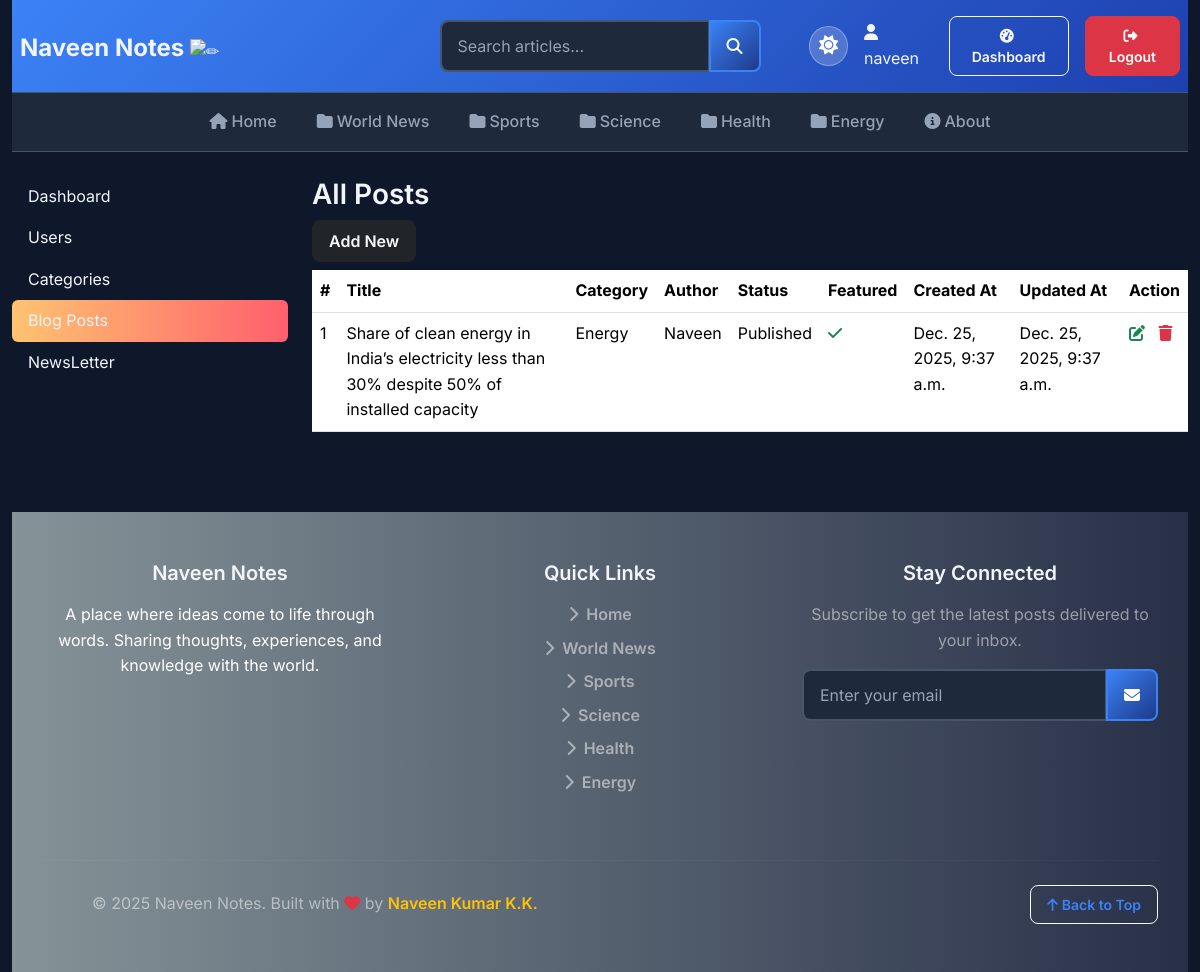
Before: /dashboard/posts/ (signed in) with the older database file.
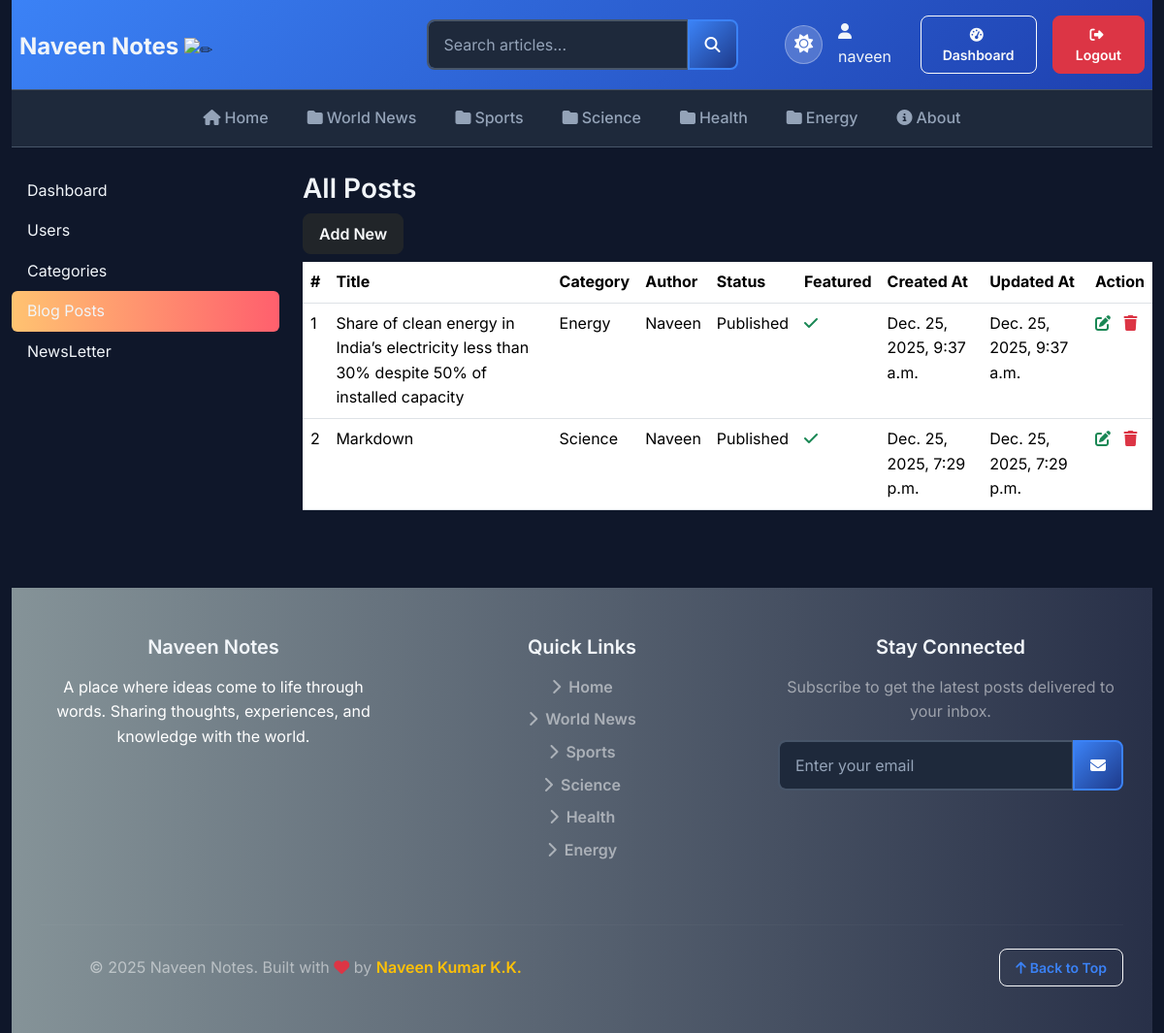
After: the same page with the newer database file.
### blogs/models.py (models this page shows, shortened)
class Category(models.Model):
    category_name = models.CharField(max_length=50, unique=True)
    created_at = models.DateField(auto_now_add=True)
    updated_at = models.DateTimeField(auto_now=True)
    class Meta:
        verbose_name_plural = "categories"
    def __str__(self):
        return self.category_name

class Blog(models.Model):
    title = models.CharField(max_length=100)
    slug = models.SlugField(max_length=150, unique=True, blank=True)
    category = models.ForeignKey(Category, on_delete=models.CASCADE)
    author = models.ForeignKey(User, on_delete=models.CASCADE)
    feature_image = models.ImageField(upload_to="uploads/%Y/%m/%d")
    short_description = models.TextField(max_length=500)
    blog_body = models.TextField(max_length=4000)
    status = models.CharField(
        max_length=20, choices=BLOG_STATUS_CHOICES, default="Draft"
    )
    is_featured = models.BooleanField(default=False)
    created_at = models.DateTimeField(auto_now_add=True)
    updated_at = models.DateTimeField(auto_now=True)

### dashboards/views.py (the view)
# urls.py: path('posts/',views.post,name='posts'),
@login_required(login_url="login")
def post(request):
    posts = Blog.objects.all()
    context = {"posts": posts}
    return render(request, "dashboard/posts.html", context)

### blogs/context_processors.py (called while the page is built)
def get_categories(request):
    categories = Category.objects.all()
    return dict(categories=categories)

def get_social_links(request):
    social_media_links = SocialMedia.objects.filter(status='Active').order_by('order')
    return dict(social_media_links=social_media_links)

def get_about(request):
    about =  About.objects.first()
    return dict(about=about)

### templates/dashboard/posts.html (shortened to what this page needs)
{% extends "base.html" %}
{% block content %}
    <div class="row">
        {% include "dashboard/sidebar.html" %}
        <div class="col-md-9">
            <h3>All Posts</h3>
            <a href="{% url 'add_post' %}" class="btn btn-dark text-light float-right mb-2">Add New</a>
            <table class="table table-hover">
                <thead>
                    <tr>
                        <th>#</th>
                        <th>Title</th>
                        <th>Category</th>
                        <th>Author</th>
                        <th>Status</th>
                        <th>Featured</th>
                        <th>Created At</th>
                        <th>Updated At</th>
                        <th>Action</th>
                    </tr>
                </thead>
                <tbody>
                    {% for post in posts %}
                        <tr>
                            <td>
                                {{ forloop.counter }}
                            <td>{{ post.title | capfirst }}</td>
                            <td>{{ post.category | capfirst }}</td>
                            <td>{{ post.author | capfirst }}</td>
                            <td>{{ post.status  }}</td>
                            <td>{% if post.is_featured %} <i class="fa fa-check text-success"></i> {% else %} <i class="fa fa-times text-danger"></i>{% endif %}</td>
                            <td>{{ post.created_at }}</td>
                            <td>{{ post.updated_at }}</td>
                            <td>
                                <a href="{%url 'edit_post' post.id %}">
                                    <i class="fa fa-edit text-success"></i>
                                </a>
                                <a href="{%url 'delete_post' post.id %}">
                                    <i class="fa fa-trash text-danger"></i>
                                </a>
                            </td>
                        </tr>
                    {% endfor %}
                </tbody>
            </table>
        </div>
    </div>
{% endblock %}

### templates/base.html (shortened to what this page needs)
{% load static %}
<!DOCTYPE html>
<html lang="en">
    <head>
        <link href="https://cdn.jsdelivr.net/npm/bootstrap@5.3.2/dist/css/bootstrap.min.css" rel="stylesheet">
        <link rel="stylesheet" href="https://cdnjs.cloudflare.com/ajax/libs/font-awesome/6.5.1/css/all.min.css">
        <link href="{% static 'css/blog.css' %}" rel="stylesheet">
    </head>
    <body>
        <div class="container-fluid">
            <header class="blog-header">
                <div class="d-none d-md-block">
                    <div class="row justify-content-between align-items-center p-2">
                        <div class="col-4 pt-1">
                            <a class="blog-header-logo text-dark" href="/">Naveen Notes </a>
                            <picture>
                            <source srcset="https://fonts.gstatic.com/s/e/notoemoji/latest/270f_fe0f/512.webp" type="image/webp">
                            <img src="https://fonts.gstatic.com/s/e/notoemoji/latest/270f_fe0f/512.gif" alt="✏" width="32" height="32">
                            </picture>
                        </div>
                        <div class="col-4 text-center">
                            <form action="{% url 'search' %}" method='GET' class="d-inline-block">
                                <div class="input-group">
                                    <input class="form-control"
                                           name="keyword"
                                           type="text"
                                           value="{{keyword}}"
                                           placeholder="Search articles..."
                                           aria-label="Search articles"
                                           id="button-search" />
                                    <button class="btn btn-warning" id="button-search" type="submit">
                                        <i class="fas fa-search"></i>
                                    </button>
                                </div>
                            </form>
                        </div>
                        <div class="col-4 d-flex justify-content-end align-items-center">
                            {% if not user.is_authenticated %}
                                <div class="d-flex align-items-center gap-3">
                                    <button id="theme-toggle" class="theme-toggle" title="Toggle theme">
                                        <i class="fas fa-moon"></i>
                                    </button>
                                    {% comment %} <div class="d-flex gap-2">
                                        <a class="btn btn-outline-light btn-sm" href="{% url 'login' %}">
                                            <i class="fas fa-sign-in-alt me-1"></i>Login
                                        </a>
                                        <a class="btn btn-light btn-sm" href="{% url 'register' %}">
                                            <i class="fas fa-user-plus me-1"></i>Register
                                        </a>
                                    </div> {% endcomment %}
                                </div>
                            {% else %}
                                <div class="d-flex align-items-center gap-3">
                                    <button id="theme-toggle" class="theme-toggle" title="Toggle theme">
                                        <i class="fas fa-moon"></i>
                                    </button>
                                    <span class="text-white">
                                        <i class="fas fa-user me-1"></i>{{ user.username }}
                                    </span>
                                    <a href="{% url 'dashboard' %}" class="btn btn-outline-light btn-sm">
                                        <i class="fas fa-tachometer-alt me-1"></i>Dashboard
                                    </a>
                                    <a class="btn btn-danger btn-sm" href="{% url 'logout' %}">
                                        <i class="fas fa-sign-out-alt me-1"></i>Logout
                                    </a>
                                </div>
                            {% endif %}
                        </div>
                </div>
            </header>
            <div class="nav-scroller py-1 mb-4">
                <nav class="nav d-flex justify-content-center">
                    <a class="nav-link active" href="{% url 'home' %}">
                        <i class="fas fa-home me-1"></i>Home
                    </a>
                    {% for category in categories %}
                        <a class="nav-link"
                           href="{% url 'posts_by_category' category.id %}">
                            <i class="fas fa-folder me-1"></i>{{ category.category_name|capfirst }}
                        </a>
                    {% endfor %}
                    <a class="nav-link" href="#about">
                        <i class="fas fa-info-circle me-1"></i>About
                    </a>
                </nav>
            </div>
            {% block content %}{% endblock %}
            <footer class="blog-footer">
                <div class="container">
                    <div class="row">
                        <div class="col-lg-4 mb-4">
                            <h5 class="text-white mb-3">Naveen Notes</h5>
                            <p class="mb-3">A place where ideas come to life through words. Sharing thoughts, experiences, and knowledge with the world.</p>
                        </div>
                        <div class="col-lg-4 mb-4">
                            <h5 class="text-white mb-3">Quick Links</h5>
                            <ul class="list-unstyled">
                                <li class="mb-2"><a href="{% url 'home' %}" class="text-white-50 text-decoration-none"><i class="fas fa-chevron-right me-2"></i>Home</a></li>
                                {% for category in categories|slice:":5" %}
                                    <li class="mb-2"><a href="{% url 'posts_by_category' category.id %}" class="text-white-50 text-decoration-none"><i class="fas fa-chevron-right me-2"></i>{{ category.category_name|capfirst }}</a></li>
                                {% endfor %}
                            </ul>
                        </div>
                        <div class="col-lg-4 mb-4">
                            <h5 class="text-white mb-3">Stay Connected</h5>
                            <p class="text-white-50 mb-3">Subscribe to get the latest posts delivered to your inbox.</p>
                            <form id="newsletter-form" class="input-group">
                                <input
                                    type="email"
                                    name="email"
                                    id="newsletter-email"
                                    class="form-control"
                                    placeholder="Enter your email"
                                    required
                                >
                                <button class="btn btn-warning" type="submit">
                                    <i class="fas fa-envelope"></i>
                                </button>
                            </form>
                        </div>
                    </div>
                    <hr class="my-4" style="border-color: rgba(255,255,255,0.1);">
                    <div class="row align-items-center">
                        <div class="col-md-6">
                            <p class="mb-0 text-white-50">
                                © 2025 Naveen Notes. Built with <i class="fas fa-heart text-danger"></i> by <a href="https://naveenpranesh.link/" class="text-warning text-decoration-none fw-semibold" target='_blank'>Naveen Kumar K.K.</a>
                            </p>
                        </div>
                        <div class="col-md-6 text-md-end">
                            <a href="#top" class="btn btn-outline-light btn-sm">
                                <i class="fas fa-arrow-up me-1"></i>Back to Top
                            </a>
                        </div>
                    </div>
                </div>
            </footer>
            <div id="toast-container"
                class="toast-container position-fixed bottom-0 end-0 p-3"
                style="z-index: 1055;">
            </div>
        </body>
    </body>
    </html>

### templates/dashboard/sidebar.html
    <div class="col-md-3">
        <div class="nav flex-column nav-pills bg-light" aria-oruentation="vertical">
            <a href="{% url 'dashboard' %}"  class="nav-link text-dark  {% if '/dashboard/' == request.path  %}gradient-yellow{%endif%} ">Dashboard</a>
            {% if perms.auth.view_user %}
            <a href="{% url 'users' %}"  class="nav-link text-dark  {% if '/users/' in request.path  %}gradient-yellow{%endif%} ">Users</a>
            {% endif %}
            <a href="{% url 'categories' %}" class="nav-link text-dark {% if '/categories/' in request.path  %}gradient-yellow{%endif%}">Categories</a>
            <a href="{% url 'posts' %}" class="nav-link text-dark {% if '/posts/' in request.path  %}gradient-yellow{%endif%}">Blog Posts</a>
            <a href="{% url 'newsletter' %}" class="nav-link text-dark {% if '/newsletter/' in request.path  %}gradient-yellow{%endif%}">NewsLetter</a>
        </div>
    </div>

Changed rows visible on the page:
added Blog: title "Markdown", category "Science", author "Naveen", status "Published", is_featured True (drawn), created_at "Dec. 25, 2025, 7:29 p.m.", updated_at "Dec. 25, 2025, 7:29 p.m."
